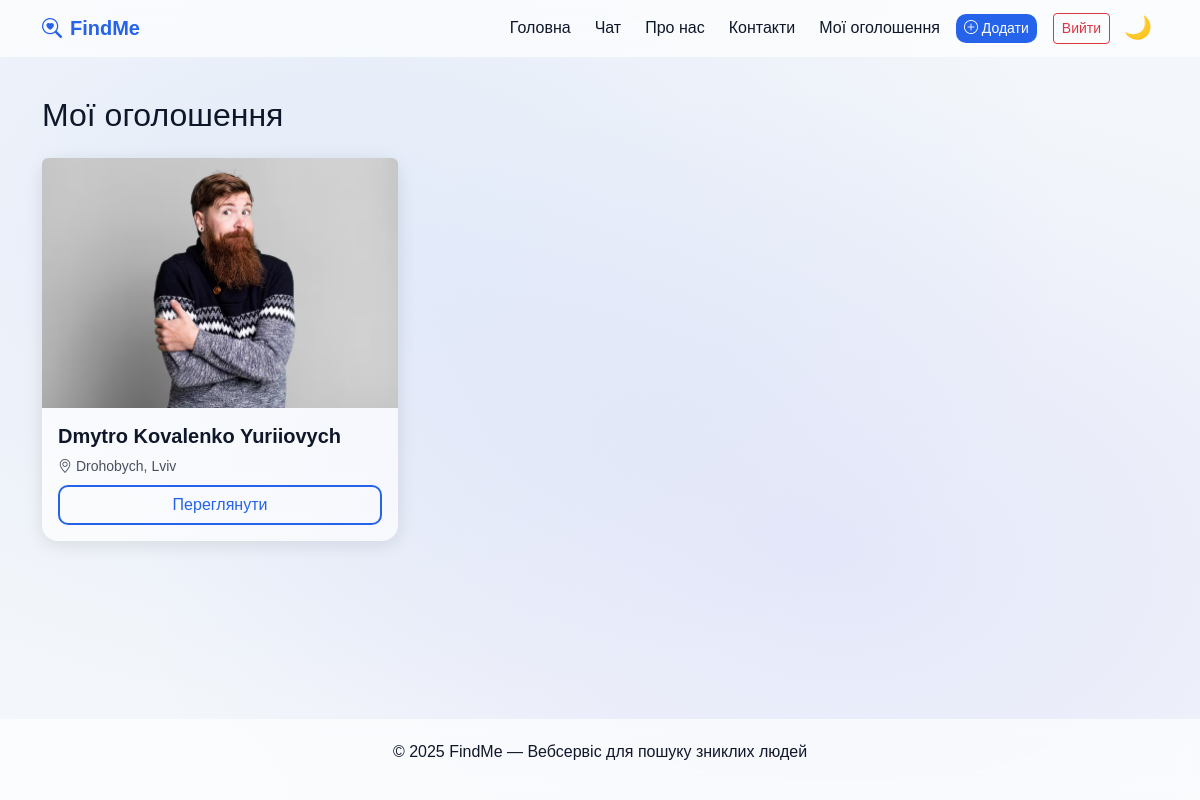
Before: /my-posts/ (signed in) with the older database file.
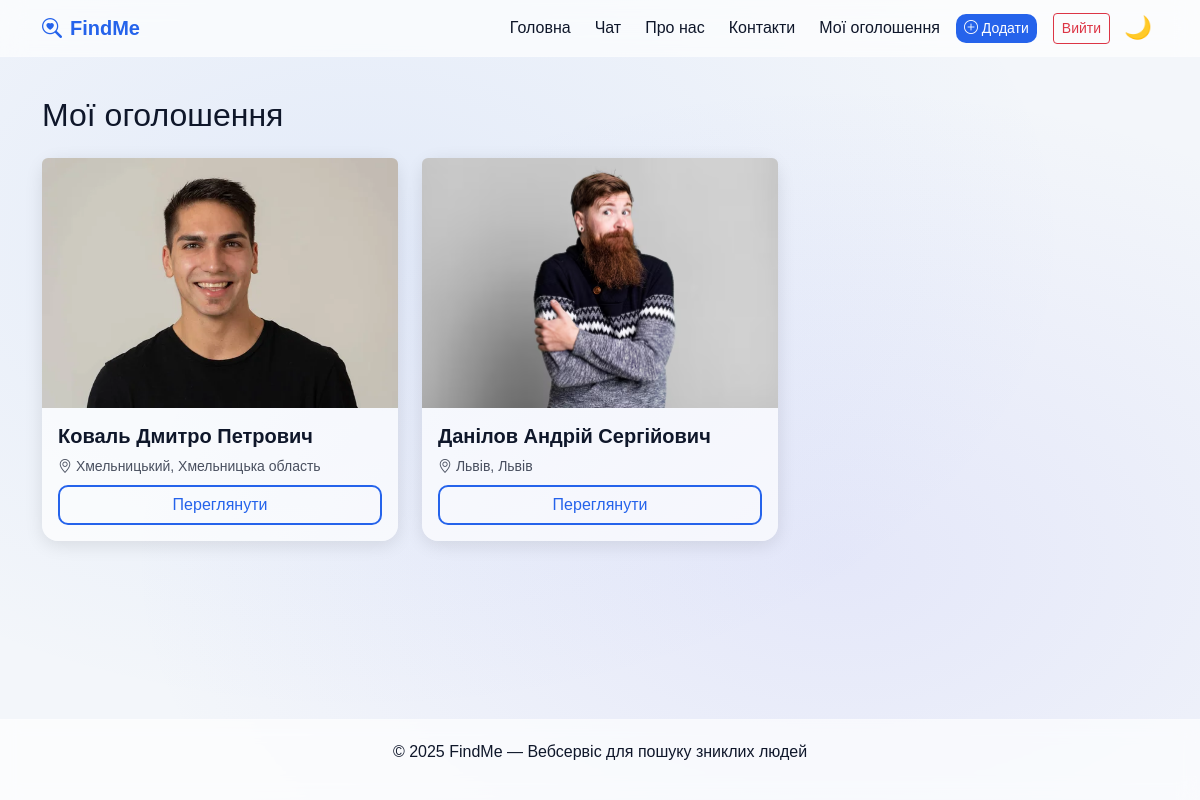
After: the same page with the newer database file.
### missing_persons/models.py (models this page shows, shortened)
class MissingPerson(models.Model):
    STATUS_CHOICES = [
        ('active', 'Активне'),
        ('found', 'Знайдено'),
        ('archived', 'Архівовано'),
    ]
    user = models.ForeignKey(User, on_delete=models.CASCADE)
    full_name = models.CharField(max_length=150)
    birth_date = models.DateField(null=True, blank=True)
    missing_date = models.DateField()
    region = models.CharField(max_length=100)
    city = models.CharField(max_length=100)
    description = models.TextField()
    photo = models.ImageField(upload_to='missing_persons/', blank=True, null=True)
    status = models.CharField(max_length=20, choices=STATUS_CHOICES, default='active')
    created_at = models.DateTimeField(auto_now_add=True)
    location = models.CharField("Останнє місце, де бачили", max_length=255, blank=True, null=True)
    latitude = models.FloatField(blank=True, null=True)
    longitude = models.FloatField(blank=True, null=True)

### missing_persons/views.py (the view)
# urls.py: path('my-posts/', mp_views.my_posts, name='my_posts'),
@login_required
def my_posts(request):
    persons = MissingPerson.objects.filter(user=request.user)
    return render(request, 'my_posts.html', {'persons': persons})

### templates/my_posts.html
{% extends 'base.html' %}
{% block content %}
<h2 class="mb-4">Мої оголошення</h2>
{% if persons %}
<div class="row g-4">
  {% for p in persons %}
  <div class="col-md-4">
    <div class="card h-100">
      {% if p.photo %}
      <img src="{{ p.photo.url }}" class="card-img-top rounded-top" alt="{{ p.full_name }}">
      {% endif %}
      <div class="card-body">
        <h5 class="fw-semibold">{{ p.full_name }}</h5>
        <p class="text-muted small mb-2"><i class="bi bi-geo-alt"></i> {{ p.city }}, {{ p.region }}</p>
        <a href="{% url 'missing_detail' p.pk %}" class="btn btn-outline-primary w-100">Переглянути</a>
      </div>
    </div>
  </div>
  {% endfor %}
</div>
{% else %}
  <p>У вас ще немає створених оголошень.</p>
{% endif %}
{% endblock %}

Changed rows visible on the page:
removed MissingPerson: photo (picture), full_name "Dmytro Kovalenko Yuriiovych", city "Drohobych", region "Lviv"
added MissingPerson: photo (picture), full_name "Коваль Дмитро Петрович", city "Хмельницький", region "Хмельницька область"
added MissingPerson: photo (picture), full_name "Данілов Андрій Сергійович", city "Львів", region "Львів"
